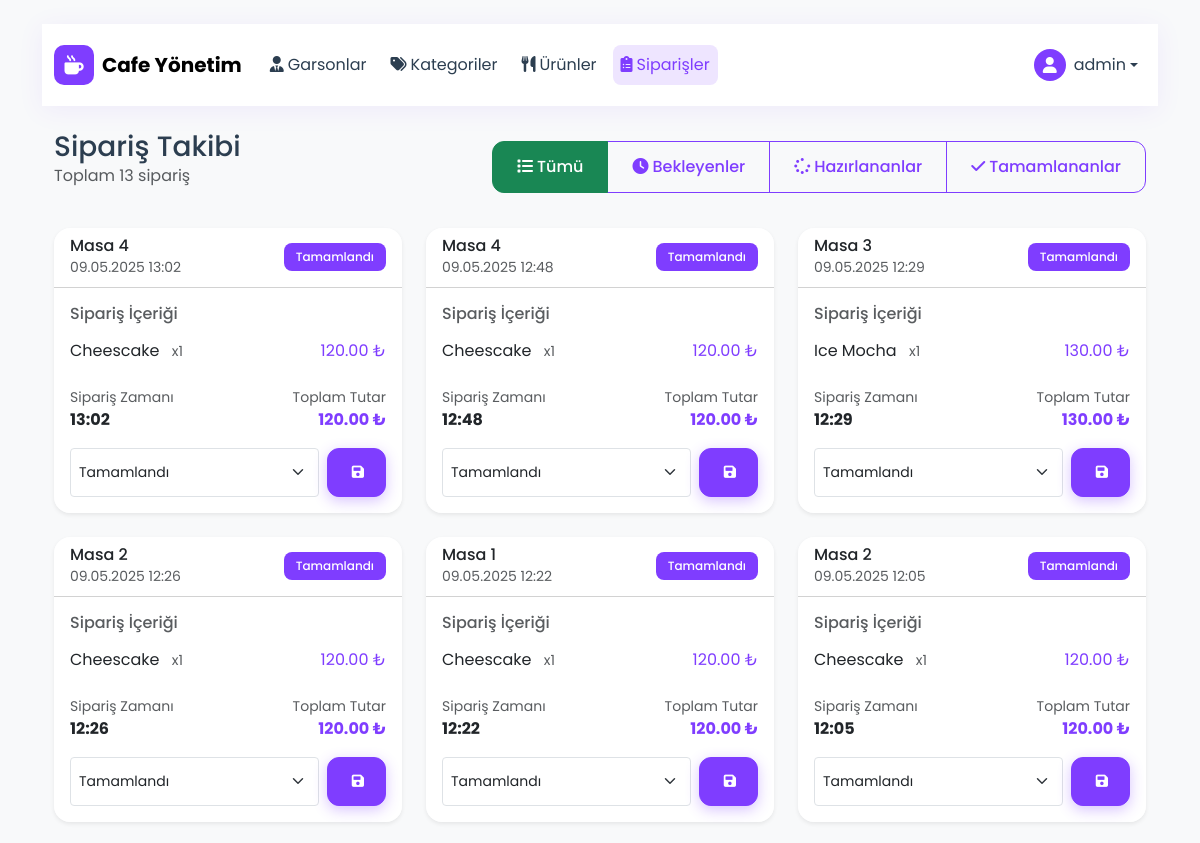
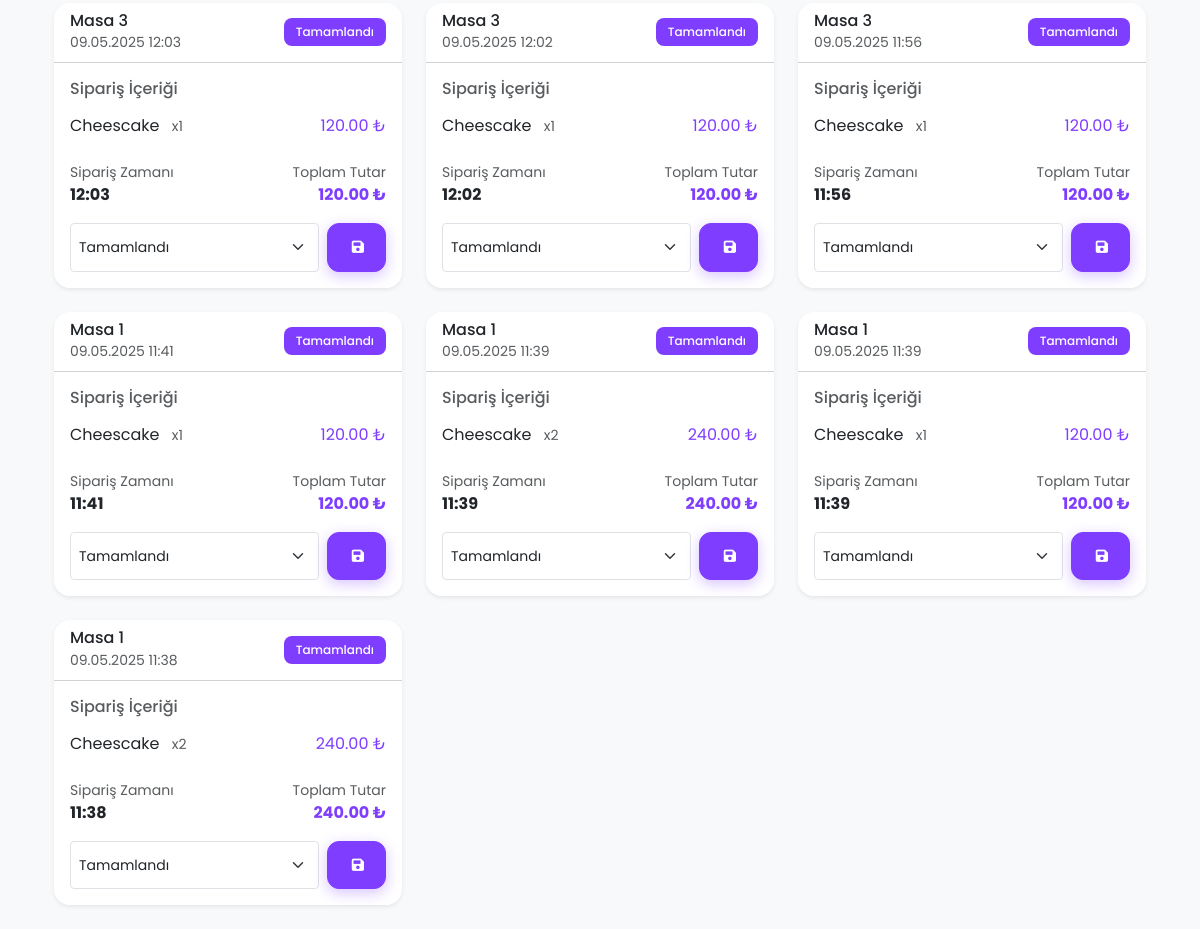
/yonetim/siparisler/ (signed in), run on the app's committed database (2 pictures, top to bottom).
### cafe/models.py (models this page shows, shortened)
class Siparis(models.Model):
    DURUM_CHOICES = [
        ('beklemede', 'Beklemede'),
        ('hazirlaniyor', 'Hazırlanıyor'),
        ('tamamlandi', 'Tamamlandı'),
        ('iptal', 'İptal')
    ]
    ODEME_DURUM = [
        ('bekliyor', 'Ödeme Bekliyor'),
        ('odendi', 'Ödendi'),
        ('iptal', 'İptal')
    ]
    masa_no = models.IntegerField()
    olusturma_tarihi = models.DateTimeField(auto_now_add=True)
    guncelleme_tarihi = models.DateTimeField(auto_now=True)
    durum = models.CharField(max_length=20, choices=DURUM_CHOICES, default='beklemede')
    odeme_durum = models.CharField(max_length=20, choices=ODEME_DURUM, default='bekliyor')
    toplam_tutar = models.DecimalField(max_digits=10, decimal_places=2, default=0)
    odeme_tarihi = models.DateTimeField(null=True, blank=True)

class SiparisUrun(models.Model):
    siparis = models.ForeignKey(Siparis, on_delete=models.CASCADE, related_name='siparis_urunleri')
    urun = models.ForeignKey(Urun, on_delete=models.CASCADE)
    adet = models.IntegerField(default=1)
    birim_fiyat = models.DecimalField(max_digits=10, decimal_places=2)
    toplam_fiyat = models.DecimalField(max_digits=10, decimal_places=2)

class Urun(models.Model):
    kategori = models.ForeignKey(Kategori, on_delete=models.CASCADE, related_name='urunler')
    isim = models.CharField(max_length=100)
    aciklama = models.TextField(blank=True)
    fiyat = models.DecimalField(max_digits=10, decimal_places=2)
    resim = models.ImageField(upload_to=urun_resim_yolu, null=True, blank=True)
    stokta = models.BooleanField(default=True)
    class Meta:
        verbose_name_plural = "Ürünler"

### cafe/views.py (the view)
# urls.py: path('yonetim/siparisler/', views.siparisler, name='siparisler'),
@login_required
@user_passes_test(is_admin)
def siparisler(request):
    durum = request.GET.get('durum')
    siparisler = Siparis.objects.all()
    if durum in ['beklemede', 'hazirlaniyor', 'tamamlandi', 'iptal']:
        siparisler = siparisler.filter(durum=durum)
    siparisler = siparisler.prefetch_related('siparis_urunleri__urun')\
        .order_by('-olusturma_tarihi')
    return render(request, 'cafe/admin/siparisler.html', {
        'siparisler': siparisler,
        'secili_durum': durum
    })

### cafe/views.py (called while the page is built)
def is_admin(user):
    return user.is_superuser

### cafe/templates/cafe/admin/siparisler.html (shortened to what this page needs)
{% extends 'cafe/base.html' %}
{% block content %}
{% include 'cafe/admin/header.html' %}
<div class="container">
    <div class="row mb-4">
        <div class="col">
            <div class="d-sm-flex align-items-center justify-content-between">
                <div>
                    <h1 class="h3 mb-0">Sipariş Takibi</h1>
                    <p class="text-muted">Toplam {{ siparisler.count }} sipariş</p>
                </div>
                <div class="btn-group">
                    <a href="{% url 'siparisler' %}" class="btn btn-outline-success {% if not secili_durum %}active{% endif %}">
                        <i class="fas fa-list me-1"></i>Tümü
                    </a>
                    <a href="{% url 'siparisler' %}?durum=beklemede" class="btn btn-outline-success {% if secili_durum == 'beklemede' %}active{% endif %}">
                        <i class="fas fa-clock me-1"></i>Bekleyenler
                    </a>
                    <a href="{% url 'siparisler' %}?durum=hazirlaniyor" class="btn btn-outline-success {% if secili_durum == 'hazirlaniyor' %}active{% endif %}">
                        <i class="fas fa-spinner me-1"></i>Hazırlananlar
                    </a>
                    <a href="{% url 'siparisler' %}?durum=tamamlandi" class="btn btn-outline-success {% if secili_durum == 'tamamlandi' %}active{% endif %}">
                        <i class="fas fa-check me-1"></i>Tamamlananlar
                    </a>
                </div>
            </div>
        </div>
    </div>
    <div class="row g-4">
        {% for siparis in siparisler %}
        <div class="col-md-6 col-xl-4">
            <div class="card h-100 border-0 shadow-sm">
                <div class="card-header bg-transparent">
                    <div class="d-flex justify-content-between align-items-center">
                        <div>
                            <h6 class="mb-0">Masa {{ siparis.masa_no }}</h6>
                            <small class="text-muted">{{ siparis.olusturma_tarihi|date:"d.m.Y H:i" }}</small>
                        </div>
                        <span class="badge {% if siparis.durum == 'beklemede' %}bg-warning{% elif siparis.durum == 'hazirlaniyor' %}bg-info{% elif siparis.durum == 'tamamlandi' %}bg-success{% else %}bg-danger{% endif %}">
                            {{ siparis.get_durum_display }}
                        </span>
                    </div>
                </div>
                <div class="card-body">
                    <div class="mb-3">
                        <h6 class="text-muted mb-2">Sipariş İçeriği</h6>
                        <ul class="list-group list-group-flush">
                            {% for item in siparis.siparis_urunleri.all %}
                            <li class="list-group-item px-0 d-flex justify-content-between align-items-center">
                                <div>
                                    <span class="me-2">{{ item.urun.isim }}</span>
                                    <small class="text-muted">x{{ item.adet }}</small>
                                </div>
                                <span class="text-success">{{ item.toplam_fiyat }} ₺</span>
                            </li>
                            {% endfor %}
                        </ul>
                    </div>
                    <div class="d-flex justify-content-between align-items-center">
                        <div>
                            <small class="text-muted d-block">Sipariş Zamanı</small>
                            <strong>{{ siparis.olusturma_tarihi|date:"H:i" }}</strong>
                        </div>
                        <div class="text-end">
                            <small class="text-muted d-block">Toplam Tutar</small>
                            <strong class="text-success">{{ siparis.toplam_tutar }} ₺</strong>
                        </div>
                    </div>
                    <div class="mt-3">
                        <form method="post" action="{% url 'siparis_durumu_guncelle' siparis.id %}" class="d-flex gap-2">
                            <select name="durum" class="form-select form-select-sm">
                                <option value="tamamlandi" {% if siparis.durum == 'tamamlandi' %}selected{% endif %}>Tamamlandı</option>
                            </select>
                            <button type="submit" class="btn btn-sm btn-success">
                                <i class="fas fa-save"></i>
                            </button>
                        </form>
                    </div>
                </div>
            </div>
        </div>
        {% endfor %}
    </div>
</div>
{% endblock %}

### cafe/templates/cafe/admin/header.html (shortened to what this page needs)
{% load static %}
<nav class="navbar navbar-expand-lg navbar-custom mb-4">
    <div class="container">
        <a class="navbar-brand d-flex align-items-center" href="{% url 'admin_panel' %}">
            <div class="brand-icon me-2">
                <i class="fas fa-mug-hot"></i>
            </div>
            <span class="fw-bold">Cafe Yönetim</span>
        </a>
        <div class="collapse navbar-collapse" id="adminNav">
            <ul class="navbar-nav me-auto">
                <li class="nav-item px-1">
                    <a class="nav-link {% if request.resolver_match.url_name == 'garson_listesi' %}active{% endif %}"
                       href="{% url 'garson_listesi' %}">
                        <i class="fas fa-user-tie me-1"></i>Garsonlar
                    </a>
                </li>
                <li class="nav-item px-1">
                    <a class="nav-link {% if request.resolver_match.url_name == 'kategori_listesi' %}active{% endif %}"
                       href="{% url 'kategori_listesi' %}">
                        <i class="fas fa-tags me-1"></i>Kategoriler
                    </a>
                </li>
                <li class="nav-item px-1">
                    <a class="nav-link {% if request.resolver_match.url_name == 'urun_listesi' %}active{% endif %}"
                       href="{% url 'urun_listesi' %}">
                        <i class="fas fa-utensils me-1"></i>Ürünler
                    </a>
                </li>
                <li class="nav-item px-1">
                    <a class="nav-link {% if request.resolver_match.url_name == 'siparisler' %}active{% endif %}"
                       href="{% url 'siparisler' %}">
                        <i class="fas fa-clipboard-list me-1"></i>Siparişler
                    </a>
                </li>
            </ul>
            <div class="navbar-nav">
                <div class="nav-item dropdown">
                    <a class="nav-link dropdown-toggle d-flex align-items-center" href="#" id="userDropdown" role="button" data-bs-toggle="dropdown">
                        <div class="user-icon me-2">
                            <i class="fas fa-user"></i>
                        </div>
                        <span>{{ request.user.username }}</span>
                    </a>
                </div>
            </div>
        </div>
    </div>
</nav>
<div class="position-fixed bottom-0 end-0 p-3" style="z-index: 11">
</div>

### cafe/templates/cafe/base.html (style rules this page uses)
:root { --primary: #7F3DFF; --primary-dark: #6423FF; --primary-light: #EEE5FF; --secondary: #00A86B; --dark: #2C3E50; --light: #F8F9FA; --gray: #808191; --success: #00A86B; --danger: #FD3D57; }
body { font-family: 'Poppins', sans-serif; background: var(--light); min-height: 100vh; color: var(--dark); }
.btn-success { background: var(--primary); border-color: var(--primary); box-shadow: 0 4px 14px rgba(127, 61, 255, 0.3); }
.btn-outline-success { color: var(--primary); border-color: var(--primary); }
.text-success { color: var(--primary) !important; }
.bg-success { background: var(--primary) !important; }
.card { border: none; border-radius: 16px; background: rgba(255, 255, 255, 0.9); backdrop-filter: blur(10px); box-shadow: 0 8px 24px rgba(127, 61, 255, 0.08); transition: all 0.3s ease; }
.badge { padding: 0.5rem 1rem; border-radius: 8px; font-weight: 500; }
.btn { border-radius: 12px; padding: 0.8rem 1.5rem; font-weight: 500; transition: all 0.3s ease; position: relative; overflow: hidden; }
.btn:after { content: ''; position: absolute; top: 50%; left: 50%; width: 5px; height: 5px; background: rgba(255, 255, 255, .5); opacity: 0; border-radius: 100%; transform: scale(1, 1) translate(-50%); transform-origin: 50% 50%; }
.navbar-custom { background: rgba(255, 255, 255, 0.95); backdrop-filter: blur(20px); box-shadow: 0 4px 24px rgba(127, 61, 255, 0.08); }

### cafe/templates/cafe/admin/siparisler.html (style rules this page uses)
.card { transition: transform 0.2s ease-in-out; }
.list-group-item { border-left: none; border-right: none; }
.badge { padding: 0.5rem 0.75rem; }

### cafe/templates/cafe/admin/header.html (style rules this page uses)
.navbar-custom { padding: 1rem 0; }
.navbar-custom .nav-link { color: var(--dark); padding: 0.5rem 1rem; border-radius: 8px; transition: all 0.3s ease; }
.navbar-custom .nav-link:hover, .navbar-custom .nav-link.active { color: var(--primary); background: var(--primary-light); }
.brand-icon { width: 40px; height: 40px; display: flex; align-items: center; justify-content: center; background: var(--primary); color: white; border-radius: 10px; font-size: 1.2rem; }
.user-icon { width: 32px; height: 32px; display: flex; align-items: center; justify-content: center; background: var(--primary); color: white; border-radius: 50%; font-size: 1rem; }

### data on the page
Siparis: masa_no "4", olusturma_tarihi "09.05.2025 13:02", durum "Tamamlandı", olusturma_tarihi "13:02", toplam_tutar "120.00"
SiparisUrun: urun.isim "Cheescake", adet "1", toplam_fiyat "120.00"
Siparis: masa_no "4", olusturma_tarihi "09.05.2025 12:48", durum "Tamamlandı", olusturma_tarihi "12:48", toplam_tutar "120.00"
SiparisUrun: urun.isim "Cheescake", adet "1", toplam_fiyat "120.00"
Siparis: masa_no "3", olusturma_tarihi "09.05.2025 12:29", durum "Tamamlandı", olusturma_tarihi "12:29", toplam_tutar "130.00"
SiparisUrun: urun.isim "Ice Mocha", adet "1", toplam_fiyat "130.00"
Siparis: masa_no "2", olusturma_tarihi "09.05.2025 12:26", durum "Tamamlandı", olusturma_tarihi "12:26", toplam_tutar "120.00"
SiparisUrun: urun.isim "Cheescake", adet "1", toplam_fiyat "120.00"
Siparis: masa_no "1", olusturma_tarihi "09.05.2025 12:22", durum "Tamamlandı", olusturma_tarihi "12:22", toplam_tutar "120.00"
SiparisUrun: urun.isim "Cheescake", adet "1", toplam_fiyat "120.00"
Siparis: masa_no "2", olusturma_tarihi "09.05.2025 12:05", durum "Tamamlandı", olusturma_tarihi "12:05", toplam_tutar "120.00"
SiparisUrun: urun.isim "Cheescake", adet "1", toplam_fiyat "120.00"
Siparis: masa_no "3", olusturma_tarihi "09.05.2025 12:03", durum "Tamamlandı", olusturma_tarihi "12:03", toplam_tutar "120.00"
SiparisUrun: urun.isim "Cheescake", adet "1", toplam_fiyat "120.00"
Siparis: masa_no "3", olusturma_tarihi "09.05.2025 12:02", durum "Tamamlandı", olusturma_tarihi "12:02", toplam_tutar "120.00"
SiparisUrun: urun.isim "Cheescake", adet "1", toplam_fiyat "120.00"
Siparis: masa_no "3", olusturma_tarihi "09.05.2025 11:56", durum "Tamamlandı", olusturma_tarihi "11:56", toplam_tutar "120.00"
SiparisUrun: urun.isim "Cheescake", adet "1", toplam_fiyat "120.00"
Siparis: masa_no "1", olusturma_tarihi "09.05.2025 11:41", durum "Tamamlandı", olusturma_tarihi "11:41", toplam_tutar "120.00"
SiparisUrun: urun.isim "Cheescake", adet "1", toplam_fiyat "120.00"
Siparis: masa_no "1", olusturma_tarihi "09.05.2025 11:39", durum "Tamamlandı", olusturma_tarihi "11:39", toplam_tutar "240.00"
SiparisUrun: urun.isim "Cheescake", adet "2", toplam_fiyat "240.00"
Siparis: masa_no "1", olusturma_tarihi "09.05.2025 11:39", durum "Tamamlandı", olusturma_tarihi "11:39", toplam_tutar "120.00"
SiparisUrun: urun.isim "Cheescake", adet "1", toplam_fiyat "120.00"
Siparis: masa_no "1", olusturma_tarihi "09.05.2025 11:38", durum "Tamamlandı", olusturma_tarihi "11:38", toplam_tutar "240.00"
SiparisUrun: urun.isim "Cheescake", adet "2", toplam_fiyat "240.00"

### other printed values
{{ request.user.username }} "admin"
{{ siparisler.count }} "13"
